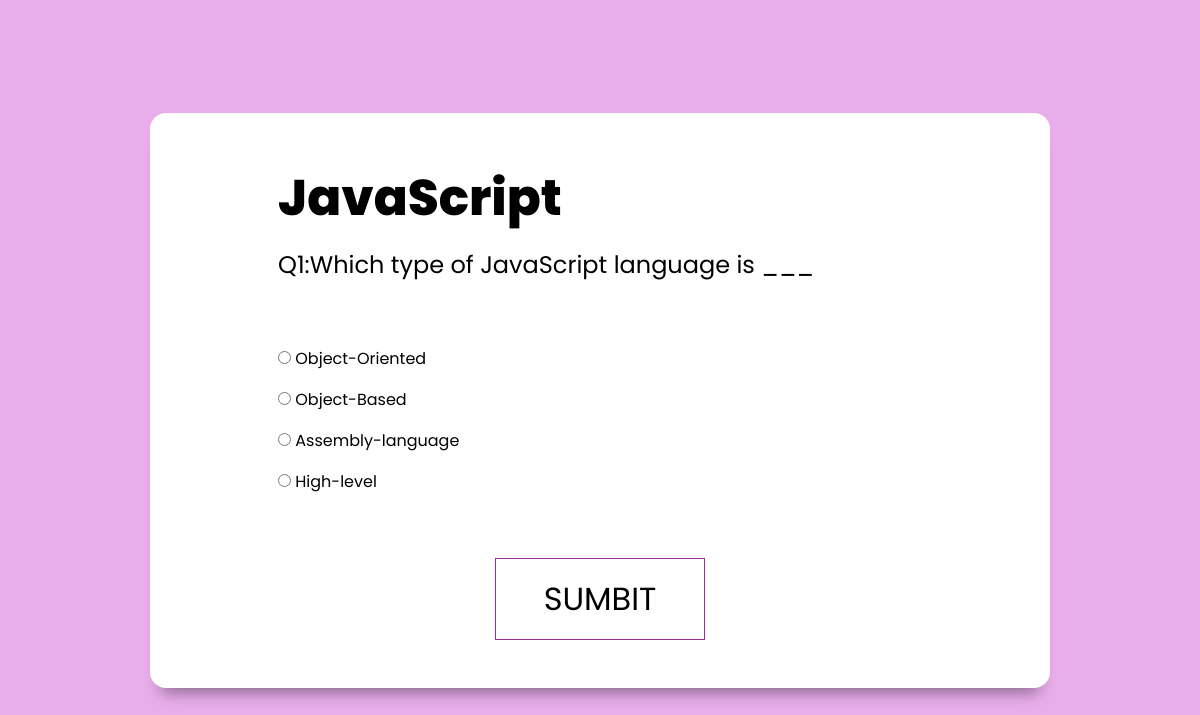
Screenshot of /mainjavascpt.php?n=1 with the database file from the repository.
### tables this page shows
CREATE TABLE `javascptquestions` (
  `qid` int(255) NOT NULL,
  `question` varchar(255) NOT NULL
);

CREATE TABLE `javascptanswers` (
  `ans_id` int(11) NOT NULL,
  `answer` varchar(255) NOT NULL,
  `is_correct` int(255) NOT NULL,
  `ans_options` int(255) NOT NULL
);

### mainjavascpt.php (the view, shortened to what this page needs)
<?php
include 'mainconnection.php';
$number=$_GET['n'];
$ques_number="SELECT * FROM javascptquestions WHERE qid=$number";
$result=mysqli_query($conquiz,$ques_number);
$question=mysqli_fetch_assoc($result);
$ans_options="SELECT * FROM javascptanswers WHERE ans_options=$number";
$choices=mysqli_query($conquiz,$ans_options);
?>
<!DOCTYPE html>
<html lang="en">
<head>
    <link rel="stylesheet" href="css/styleque.css">
</head>
<body>
    <div class="main-div">
        <div class="inner-div">
            <form action="marksjavascpt.php" method="post" id="form">
            <header>
                <div class="title">JavaScript</div>
            </header>
            <h2 class="question">
                    <?php echo $question['question']?>
                </h2>
                <ul>
            <?php while($rows=mysqli_fetch_assoc($choices))
            {?>
                    <li>
                    <input type="radio" name="choice" value="<?php echo $rows['ans_id']?>"id="ans1" class="answer">
                    <label for="ans1" id="option1"> <?php echo $rows['answer']?></label>
                    </li>
                </ul>
            <?php }?>
        <input type="submit" id="sumbit" value="SUMBIT" name="sumbit">
        </form>
        </div>
    </div>
</body>
</html>

### css/styleque.css (style rules this page uses)
* { margin: 0; padding: 0; box-sizing: border-box; font-family: 'Josefin Sans', sans-serif; font-family: 'Poppins', sans-serif; }
.main-div { width: 100vw; height: 100vh; display: flex; align-items: center; justify-content: center; flex-direction: column; background-color: hsl(298, 61%, 80%); }
.inner-div { width: 900px; background-color: #fff; padding: 3rem 8rem; border-radius:1rem; box-shadow: 0 1rem 1rem -0.7rem rgba(0,0,0,0.4); }
.inner-div h2 { font-size: 1.5rem; font-weight: 400; margin: 1rem 0 4rem 0; }
.inner-div li { font-size: 1rem; margin-top: 1rem; list-style: none; }
#sumbit { padding: 1rem 3rem; font-size: 2rem; font-weight: 400; display: block; margin: auto; color: black; background-color: transparent; border: 1px solid #962c96; margin-top: 4rem; cursor: pointer; }
.title { font-size: 50px; font-weight: 800; }
.inner-div header { position: relative; display: flex; height: 70px; justify-content: space-between; }

### rows the page displays
javascptquestions: question "Q1:Which type of JavaScript language is ___"
javascptanswers: answer "Object-Oriented"
javascptanswers: answer "Object-Based"
javascptanswers: answer "Assembly-language"
javascptanswers: answer "High-level"
